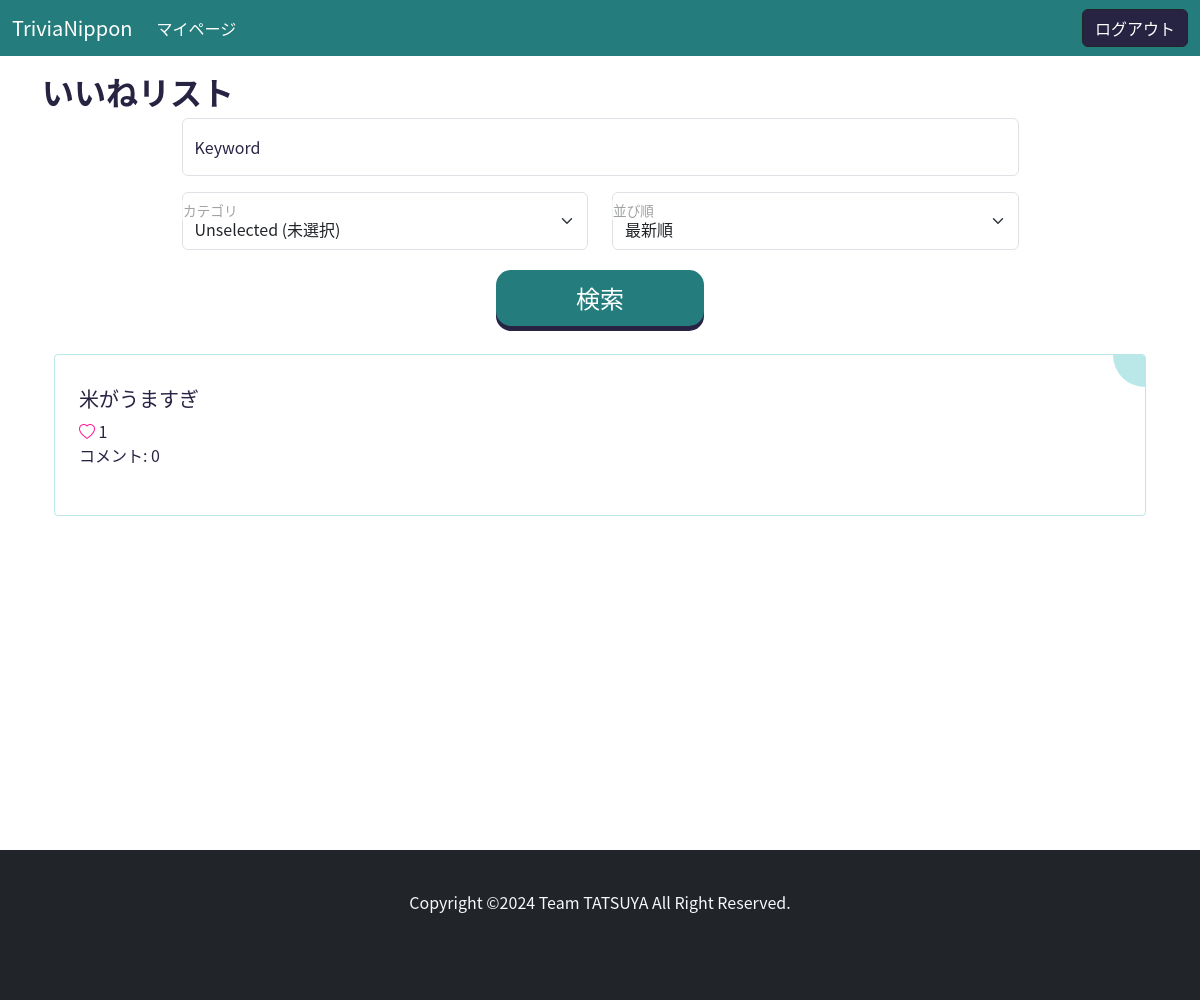
The app's page /like_list (signed in), older data.
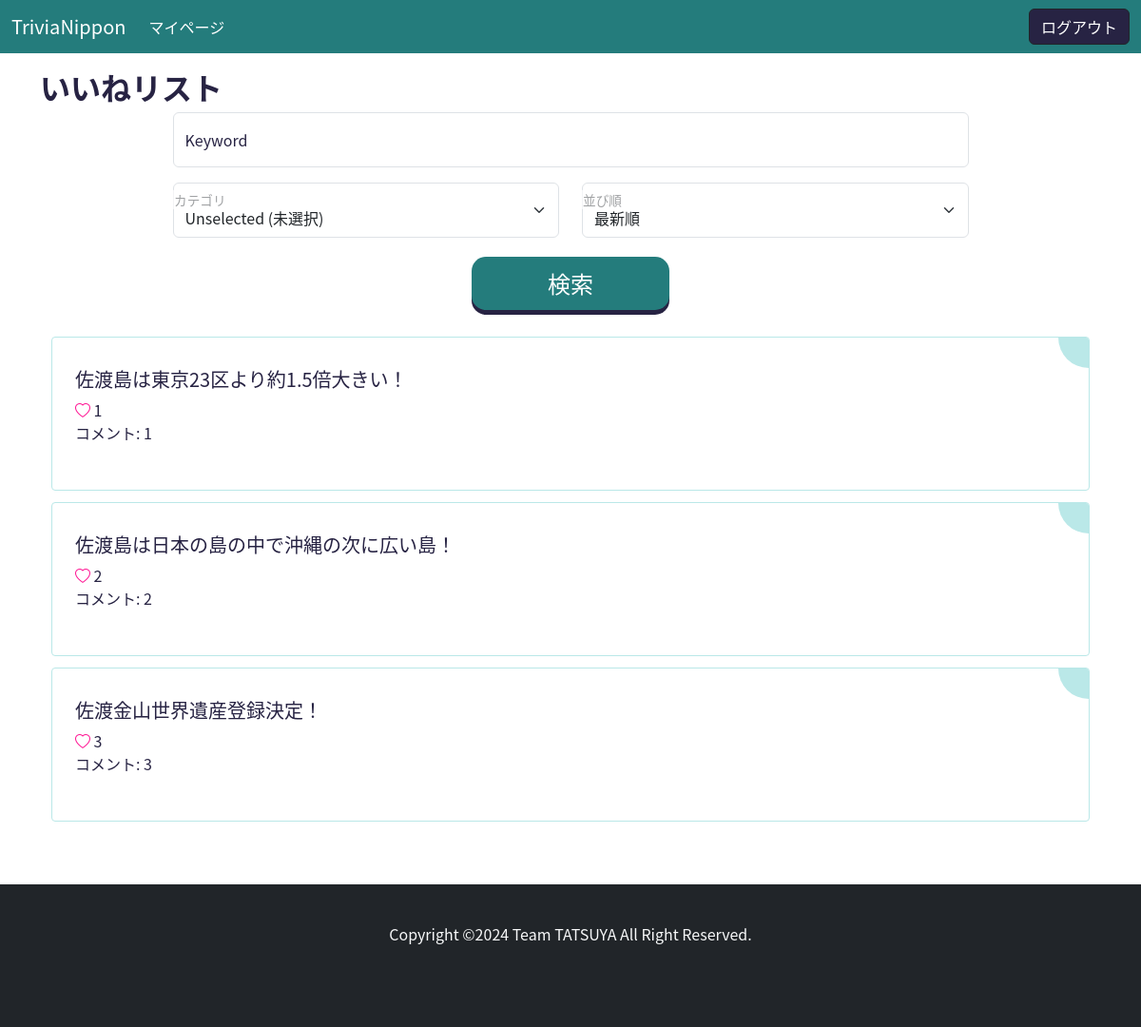
The same page, newer data.
### main/models.py (models this page shows, shortened)
class Post(models.Model):
    CATEGORY_CHOICES = [
        ('地理', '地理'),
        ('歴史', '歴史'),
        ('人物', '人物'),
        ('自然', '自然'),
        ('伝統', '伝統'),
        ('スポーツ', 'スポーツ'),
        ('食', '食'),
        ('文化', '文化'),
        ('芸能', '芸能'),
        ('特産品', '特産品'),
        ('方言', '方言'),
        ('その他', 'その他'),
    ]
    PREFECTURE_CHOICES = [
        ('北海道', '北海道'),
        ('青森県', '青森県'),
        ('岩手県', '岩手県'),
        ('宮城県', '宮城県'),
        ('秋田県', '秋田県'),
        ('山形県', '山形県'),
        ('福島県', '福島県'),
        ('茨城県', '茨城県'),
        ('栃木県', '栃木県'),
        ('群馬県', '群馬県'),
        ('埼玉県', '埼玉県'),
        ('千葉県', '千葉県'),
        ('東京都', '東京都'),
        ('神奈川県', '神奈川県'),
        ('新潟県', '新潟県'),
        ('富山県', '富山県'),
        ('石川県', '石川県'),
        ('福井県', '福井県'),
        ('山梨県', '山梨県'),
        ('長野県', '長野県'),
        ('岐阜県', '岐阜県'),
        ('静岡県', '静岡県'),
        ('愛知県', '愛知県'),
        ('三重県', '三重県'),
        ('滋賀県', '滋賀県'),
        ('京都府', '京都府'),
        ('大阪府', '大阪府'),
        ('兵庫県', '兵庫県'),
        ('奈良県', '奈良県'),
        ('和歌山県', '和歌山県'),
        ('鳥取県', '鳥取県'),
        ('島根県', '島根県'),
        ('岡山県', '岡山県'),
        ('広島県', '広島県'),
        ('山口県', '山口県'),
        ('徳島県', '徳島県'),
        ('香川県', '香川県'),
        ('愛媛県', '愛媛県'),
        ('高知県', '高知県'),
        ('福岡県', '福岡県'),
        ('佐賀県', '佐賀県'),
        ('長崎県', '長崎県'),
        ('熊本県', '熊本県'),
        ('大分県', '大分県'),
        ('宮崎県', '宮崎県'),
        ('鹿児島県', '鹿児島県'),
        ('沖縄県', '沖縄県'),
    ]
    title = models.CharField(verbose_name="タイトル", max_length=20)
    category = models.CharField(verbose_name="カテゴリ", max_length=20, choices=CATEGORY_CHOICES)
    prefecture = models.CharField(verbose_name="都道府県", max_length=20, choices=PREFECTURE_CHOICES)
    content = models.TextField(blank=True, null=True)
    user = models.ForeignKey(User, on_delete=models.CASCADE)
    like = models.ManyToManyField(User, related_name='related_post', blank=True)
    create_at = models.DateTimeField()
    update_at = models.DateTimeField()
    class Meta:
        db_table = 'posts'
        ordering = ["-create_at"]

### main/views.py (the view)
# urls.py: path("like_list", TriviaLikeListView.as_view(), name="trivia-like-list"),
class TriviaLikeListView(LoginRequiredMixin, ListView):
    template_name = "main/like-list.html"
    model = Post
    def get_queryset(self):
        query = super().get_queryset()
        query = query.filter(like=self.request.user)
        keyword = self.request.GET.get("keyword", None)
        category = self.request.GET.get("category", None)
        if keyword:
            query = query.filter(title__icontains=keyword)
        if category == "未選択":
            pass
        elif category:
            query = query.filter(category=category)
        arrangement = self.request.GET.get("arrangement", 0)
        if arrangement == "1":
            query = query.order_by('-create_at')
        elif arrangement == "2":
            query = query.annotate(num_likes=Count("like")).order_by('-num_likes')
        elif arrangement == "3":
            query = query.annotate(num_comments=Count("comments")).order_by("-num_comments")
        return query
    def get_context_data(self, **kwargs):
        context = super().get_context_data(**kwargs)
        context["keyword"] = self.request.GET.get("keyword", "")
        category = self.request.GET.get("category", "")
        if category == "地理":
            context["geography"] = True
        elif category == "歴史":
            context["history"] = True
        elif category == "人物":
            context["person"] = True
        elif category == "自然":
            context["nature"] = True
        elif category == "伝統":
            context["tradition"] = True
        elif category == "スポーツ":
            context["sport"] = True
        elif category == "食":
            context["food"] = True
        elif category == "文化":
            context["culture"] = True
        elif category == "芸能":
            context["entertainment"] = True
        elif category == "特産品":
            context["goods"] = True
        elif category == "方言":
            context["dialect"] = True
        elif category == "未選択":
            context["none"] = True
        arrangement = context['arrangement'] = self.request.GET.get('arrangement', '')
        if arrangement == "1":
            context["new"] = True
        elif arrangement == "2":
            context["like"] = True
        elif arrangement == "3":
            context["comment"] = True
        return context

### templates/main/like-list.html (shortened to what this page needs)
{% extends "base.html" %}
{% block content %}
<div class="container my-3">
    <h2><b>いいねリスト</b></h2>
    <form action="{% url 'main:trivia-like-list'%}" method="GET" class="w-75 mx-auto">
        <p class="form-floating">
            <input id="floatingInput" type="text" class="form-control" name="keyword" value="{{ keyword }}" placeholder="キーワード入力">
            <label for="floatingInput">Keyword</label>
        </p>
        <div class="row mb-3">
            <div class="col form-floating">
                <select name="category" id="floatingSelect" class="form-select">
                    <option value="未選択" {% if none %}selected{% endif %}>Unselected (未選択)</option>
                </select>
                <label for="floatingSelect">カテゴリ</label>
            </div>
            <div class="col form-floating">
                <select name="arrangement" id="floatingSelect" class="form-select">
                    <option value="1" {% if new %}selected{% endif %}>最新順</option>
                </select>
                <label for="floatingSelect">並び順</label>
            </div>
        </div>
        <div class="text-center">
            <button class="button-search">検索</button>
        </div>
    </form>
    {% for object in object_list %}
        <div class="card-diy">
            <h5><a class="card-title" href="{% url 'main:trivia-detail' pk=object.id %}">{{object.title}}</a></h5>
            {% if request.user in item.like.all %}
                <i class="bi bi-heart-fill" role="img" style="color: deeppink;"></i> {{object.like.count}}
            {% else %}
                <i class="bi bi-heart" role="img" style="color: deeppink;"></i> {{object.like.count}}
            {% endif %}
                <p>コメント: {{object.comments.count}}</p>
        </div>
    {% empty %}
        <h3>いいねした投稿はありません</h3>
    {% endfor %}
</div>
{% endblock %}

### templates/base.html (shortened to what this page needs)
<!DOCTYPE html>
<html lang="ja">
    <head>
        {% load static %}
        {% include "css.html" %}
    </head>
<body style="min-height: 100vh;">
    {% include "nav.html" %}
    {% block content %}
    {% endblock content %}
    {% include "footer.html" %}
</body>
</html>

### templates/css.html (shortened to what this page needs)
<link href="https://cdn.jsdelivr.net/npm/bootstrap@5.0.2/dist/css/bootstrap.min.css" rel="stylesheet">
<link rel="stylesheet" href="https://cdn.jsdelivr.net/npm/bootstrap-icons@1.8.0/font/bootstrap-icons.css">
{% load django_bootstrap5 %}
{% bootstrap_css %}
{% load static %}
<link rel="stylesheet" href="{% static 'css/footer.css' %}">
{% load static %}
<link rel="stylesheet" href="{% static 'css/allauth.css' %}">
{% load static %}
<link rel="stylesheet" href="{% static 'css/style.css' %}">

### templates/nav.html (shortened to what this page needs)
<nav class="navbar navbar-expand-lg navbar-light" style="background-color: #247c7c;">
    <div class="container-fluid">
        <a class="navbar-brand" href="{% url 'main:home' %}" style="color: #ffffff">TriviaNippon</a>
        <div class="collapse navbar-collapse" id="navbarNav">
            <ul class="navbar-nav">
                {% if user.is_authenticated %}
                <li class="nav-item"><a class="nav-link" style="color: #ffffff" href="{% url 'main:mypage' %}">マイページ</a></li>
                {% endif %}
            </ul>
            <ul class="navbar-nav ms-auto">
                {% if user.is_authenticated %}
                <li class="nav-item"><a class="btn btn-dark" href="{% url 'account_logout' %}">ログアウト</a></li>
                {% else %}
                <li class="nav-item"><a class="btn btn-dark" href="{% url 'account_login' %}">ログイン</a></li>
                {% endif %}
            </ul>
        </div>
    </div>
</nav>

### templates/footer.html (shortened to what this page needs)
<footer class="footer mt-auto py-4 bg-dark text-light mb-0">
    <div class="container text-center">
        <p>Copyright &copy;2024 Team TATSUYA All Right Reserved.</p>
    </div>
</footer>

### static/css/footer.css (style rules this page uses)
html { position: relative; min-height: 100%; padding-bottom: 200px; box-sizing: border-box; }
footer { position: absolute; left: 0; bottom: 0; width: 100%; height: 150px; }

### static/css/style.css (style rules this page uses)
body { font-family: "ヒラギノ角ゴ Pro W3", "Hiragino Kaku Gothic Pro", Osaka, メイリオ, Meiryo, "ＭＳ Ｐゴシック", "MS PGothic", "ＭＳ ゴシック" , "MS Gothic", "Noto Sans CJK JP", TakaoPGothic, sans-serif; color: #272343; }
.button-search { display: inline-block; padding: 10px 80px; font-size: 24px; cursor: pointer; text-align: center; text-decoration: none; outline: none; color: #fff; background-color: #247c7c; border: none; border-radius: 15px; box-shadow: 0 9px #272343; margin-bottom: 20px; }
.button-search { background-color: #247c7c; box-shadow: 0 5px #272343; transform: translateY(4px); }
.card-title { color: #272343; text-decoration: none; }
.btn-dark { background-color: #272343; color: #ffffff; }
.nav-link { color: #ffffff; }

Row changes from the older to the newer data that the page shows:
removed Post: title "米がうますぎ", like.count "1", comments.count "0"
added Post: title "佐渡島は東京23区より約1.5倍大きい！", like.count "1", comments.count "1"
now on this page (row edited): Post: title "佐渡島は日本の島の中で沖縄の次に広い島！", like.count "2", comments.count "2"
added Post: title "佐渡金山世界遺産登録決定！", like.count "3", comments.count "3"
